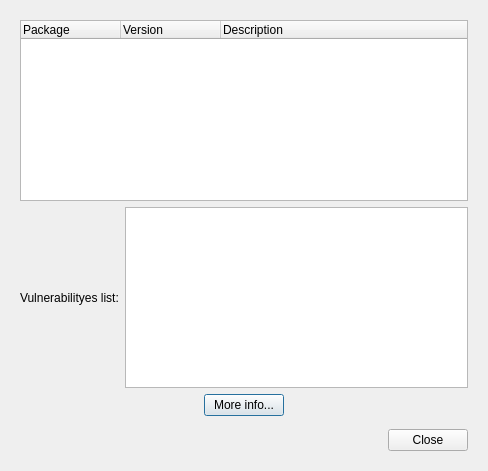
<?xml version="1.0" encoding="UTF-8"?>
<ui version="4.0">
 <class>PkgVulDialog</class>
 <widget class="QDialog" name="PkgVulDialog">
  <property name="geometry">
   <rect>
    <x>0</x>
    <y>0</y>
    <width>488</width>
    <height>471</height>
   </rect>
  </property>
  <property name="windowTitle">
   <string>Dialog</string>
  </property>
  <layout class="QVBoxLayout" name="verticalLayout">
   <item>
    <widget class="QStackedWidget" name="mainStack">
     <property name="currentIndex">
      <number>1</number>
     </property>
     <widget class="QWidget" name="page">
      <layout class="QVBoxLayout" name="verticalLayout_2">
       <item>
        <spacer name="verticalSpacer">
         <property name="orientation">
          <enum>Qt::Vertical</enum>
         </property>
         <property name="sizeHint" stdset="0">
          <size>
           <width>20</width>
           <height>111</height>
          </size>
         </property>
        </spacer>
       </item>
       <item>
        <layout class="QHBoxLayout" name="horizontalLayout">
         <item>
          <spacer name="horizontalSpacer">
           <property name="orientation">
            <enum>Qt::Horizontal</enum>
           </property>
           <property name="sizeHint" stdset="0">
            <size>
             <width>40</width>
             <height>20</height>
            </size>
           </property>
          </spacer>
         </item>
         <item>
          <widget class="QLabel" name="label">
           <property name="text">
            <string>Performing packages audit. Please wait...</string>
           </property>
          </widget>
         </item>
         <item>
          <spacer name="horizontalSpacer_2">
           <property name="orientation">
            <enum>Qt::Horizontal</enum>
           </property>
           <property name="sizeHint" stdset="0">
            <size>
             <width>40</width>
             <height>20</height>
            </size>
           </property>
          </spacer>
         </item>
        </layout>
       </item>
       <item>
        <spacer name="verticalSpacer_2">
         <property name="orientation">
          <enum>Qt::Vertical</enum>
         </property>
         <property name="sizeHint" stdset="0">
          <size>
           <width>20</width>
           <height>110</height>
          </size>
         </property>
        </spacer>
       </item>
      </layout>
     </widget>
     <widget class="QWidget" name="page_3">
      <layout class="QVBoxLayout" name="verticalLayout_4">
       <item>
        <widget class="QTreeWidget" name="vulList">
         <column>
          <property name="text">
           <string>Package</string>
          </property>
         </column>
         <column>
          <property name="text">
           <string>Version</string>
          </property>
         </column>
         <column>
          <property name="text">
           <string>Description</string>
          </property>
         </column>
        </widget>
       </item>
       <item>
        <layout class="QHBoxLayout" name="horizontalLayout_4">
         <item>
          <widget class="QLabel" name="label_4">
           <property name="text">
            <string>Vulnerabilityes list:</string>
           </property>
          </widget>
         </item>
         <item>
          <widget class="QListWidget" name="cveList"/>
         </item>
        </layout>
       </item>
       <item>
        <layout class="QHBoxLayout" name="horizontalLayout_5">
         <item>
          <spacer name="horizontalSpacer_6">
           <property name="orientation">
            <enum>Qt::Horizontal</enum>
           </property>
           <property name="sizeHint" stdset="0">
            <size>
             <width>40</width>
             <height>20</height>
            </size>
           </property>
          </spacer>
         </item>
         <item>
          <widget class="QPushButton" name="moreInfoBtn">
           <property name="text">
            <string>More info...</string>
           </property>
          </widget>
         </item>
         <item>
          <spacer name="horizontalSpacer_7">
           <property name="orientation">
            <enum>Qt::Horizontal</enum>
           </property>
           <property name="sizeHint" stdset="0">
            <size>
             <width>40</width>
             <height>20</height>
            </size>
           </property>
          </spacer>
         </item>
        </layout>
       </item>
       <item>
        <spacer name="verticalSpacer_5">
         <property name="orientation">
          <enum>Qt::Vertical</enum>
         </property>
         <property name="sizeHint" stdset="0">
          <size>
           <width>20</width>
           <height>18</height>
          </size>
         </property>
        </spacer>
       </item>
       <item>
        <layout class="QHBoxLayout" name="horizontalLayout_3">
         <item>
          <spacer name="horizontalSpacer_5">
           <property name="orientation">
            <enum>Qt::Horizontal</enum>
           </property>
           <property name="sizeHint" stdset="0">
            <size>
             <width>40</width>
             <height>20</height>
            </size>
           </property>
          </spacer>
         </item>
         <item>
          <widget class="QPushButton" name="pushButton_2">
           <property name="text">
            <string>Close</string>
           </property>
          </widget>
         </item>
        </layout>
       </item>
      </layout>
     </widget>
     <widget class="QWidget" name="page_2">
      <layout class="QVBoxLayout" name="verticalLayout_3">
       <item>
        <spacer name="verticalSpacer_4">
         <property name="orientation">
          <enum>Qt::Vertical</enum>
         </property>
         <property name="sizeHint" stdset="0">
          <size>
           <width>20</width>
           <height>111</height>
          </size>
         </property>
        </spacer>
       </item>
       <item>
        <layout class="QHBoxLayout" name="horizontalLayout_2">
         <item>
          <spacer name="horizontalSpacer_3">
           <property name="orientation">
            <enum>Qt::Horizontal</enum>
           </property>
           <property name="sizeHint" stdset="0">
            <size>
             <width>40</width>
             <height>20</height>
            </size>
           </property>
          </spacer>
         </item>
         <item>
          <widget class="QLabel" name="label_2">
           <property name="text">
            <string>No vulnerabile packages found!</string>
           </property>
          </widget>
         </item>
         <item>
          <spacer name="horizontalSpacer_4">
           <property name="orientation">
            <enum>Qt::Horizontal</enum>
           </property>
           <property name="sizeHint" stdset="0">
            <size>
             <width>40</width>
             <height>20</height>
            </size>
           </property>
          </spacer>
         </item>
        </layout>
       </item>
       <item>
        <spacer name="verticalSpacer_3">
         <property name="orientation">
          <enum>Qt::Vertical</enum>
         </property>
         <property name="sizeHint" stdset="0">
          <size>
           <width>20</width>
           <height>110</height>
          </size>
         </property>
        </spacer>
       </item>
      </layout>
     </widget>
    </widget>
   </item>
  </layout>
 </widget>
 <resources/>
 <connections>
  <connection>
   <sender>pushButton_2</sender>
   <signal>clicked()</signal>
   <receiver>PkgVulDialog</receiver>
   <slot>accept()</slot>
   <hints>
    <hint type="sourcelabel">
     <x>418</x>
     <y>397</y>
    </hint>
    <hint type="destinationlabel">
     <x>485</x>
     <y>452</y>
    </hint>
   </hints>
  </connection>
 </connections>
</ui>
